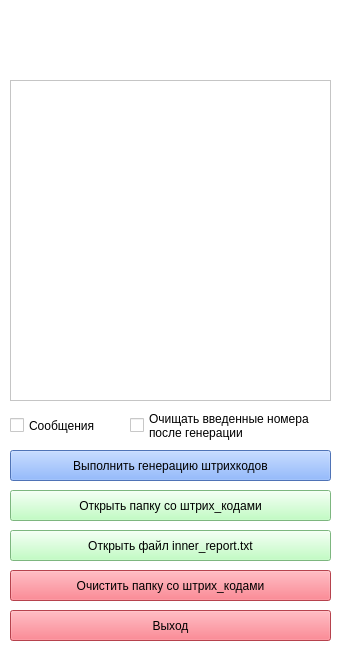
<?xml version="1.0" encoding="UTF-8"?>
<ui version="4.0">
 <class>MainWindow</class>
 <widget class="QMainWindow" name="MainWindow">
  <property name="geometry">
   <rect>
    <x>0</x>
    <y>0</y>
    <width>342</width>
    <height>670</height>
   </rect>
  </property>
  <property name="windowTitle">
   <string>Zenner barcode generator</string>
  </property>
  <property name="styleSheet">
   <string notr="true">background-color: rgb(255, 255, 255);</string>
  </property>
  <widget class="QWidget" name="centralwidget">
   <widget class="QLabel" name="label">
    <property name="geometry">
     <rect>
      <x>140</x>
      <y>20</y>
      <width>211</width>
      <height>61</height>
     </rect>
    </property>
    <property name="text">
     <string/>
    </property>
    <property name="pixmap">
     <pixmap>../images/zenner_logo.png</pixmap>
    </property>
   </widget>
   <widget class="QPlainTextEdit" name="plainTextEdit">
    <property name="geometry">
     <rect>
      <x>10</x>
      <y>80</y>
      <width>321</width>
      <height>321</height>
     </rect>
    </property>
    <property name="styleSheet">
     <string notr="true">font: 14pt &quot;Arial&quot;;</string>
    </property>
    <property name="plainText">
     <string/>
    </property>
   </widget>
   <widget class="QPushButton" name="exec_btn">
    <property name="geometry">
     <rect>
      <x>10</x>
      <y>450</y>
      <width>321</width>
      <height>31</height>
     </rect>
    </property>
    <property name="styleSheet">
     <string notr="true">background-color: rgb(110, 161, 255);
</string>
    </property>
    <property name="text">
     <string>Выполнить генерацию штрихкодов</string>
    </property>
   </widget>
   <widget class="QPushButton" name="open_folder_btn">
    <property name="geometry">
     <rect>
      <x>10</x>
      <y>490</y>
      <width>321</width>
      <height>31</height>
     </rect>
    </property>
    <property name="styleSheet">
     <string notr="true">background-color: rgb(175, 255, 178);</string>
    </property>
    <property name="text">
     <string>Открыть папку со штрих_кодами</string>
    </property>
   </widget>
   <widget class="QPushButton" name="open_file_btn">
    <property name="geometry">
     <rect>
      <x>10</x>
      <y>530</y>
      <width>321</width>
      <height>31</height>
     </rect>
    </property>
    <property name="styleSheet">
     <string notr="true">background-color: rgb(175, 255, 178);
</string>
    </property>
    <property name="text">
     <string>Открыть файл inner_report.txt</string>
    </property>
   </widget>
   <widget class="QPushButton" name="clear_folder_btn">
    <property name="geometry">
     <rect>
      <x>10</x>
      <y>570</y>
      <width>321</width>
      <height>31</height>
     </rect>
    </property>
    <property name="styleSheet">
     <string notr="true">background-color: rgb(255, 92, 108);</string>
    </property>
    <property name="text">
     <string>Очистить папку со штрих_кодами</string>
    </property>
   </widget>
   <widget class="QPushButton" name="exit_qt_btn">
    <property name="geometry">
     <rect>
      <x>10</x>
      <y>610</y>
      <width>321</width>
      <height>31</height>
     </rect>
    </property>
    <property name="styleSheet">
     <string notr="true">background-color: rgb(255, 92, 108);
</string>
    </property>
    <property name="text">
     <string>Выход</string>
    </property>
   </widget>
   <widget class="QCheckBox" name="msg_check_box">
    <property name="geometry">
     <rect>
      <x>10</x>
      <y>415</y>
      <width>101</width>
      <height>21</height>
     </rect>
    </property>
    <property name="text">
     <string>Сообщения</string>
    </property>
   </widget>
   <widget class="QCheckBox" name="clear_text_check_box">
    <property name="geometry">
     <rect>
      <x>130</x>
      <y>410</y>
      <width>201</width>
      <height>31</height>
     </rect>
    </property>
    <property name="font">
     <font>
      <pointsize>9</pointsize>
     </font>
    </property>
    <property name="text">
     <string>Очищать введенные номера 
после генерации</string>
    </property>
   </widget>
  </widget>
  <widget class="QStatusBar" name="statusbar"/>
 </widget>
 <resources/>
 <connections/>
</ui>
